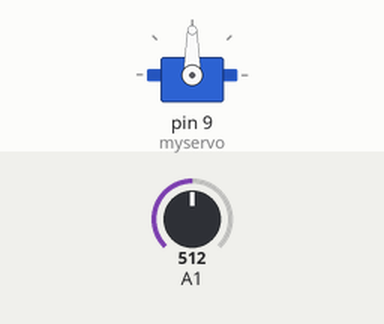
Recording of a sketch running on a simulated Arduino Uno, built with avr-gcc and run on an emulated ATmega328P. On the bench: servo. The test bench sets the inputs (shaded band); at power-on: A1 = 512.

Above: at 1.2 s.
1.3 s: A1 set to 716
At 2.0 s:
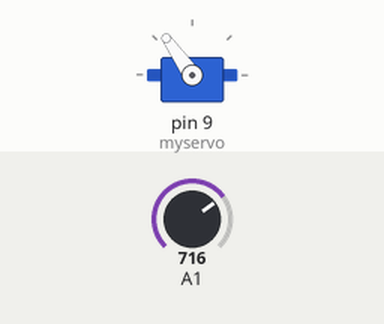
2.8 s: A1 set to 900
At 3.2 s:
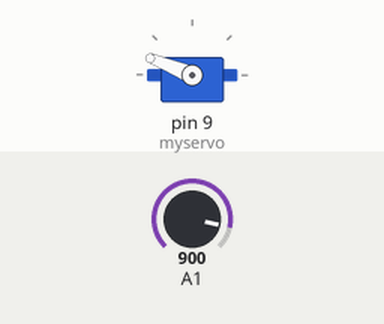
4.3 s: A1 set to 1023
At 5.5 s:
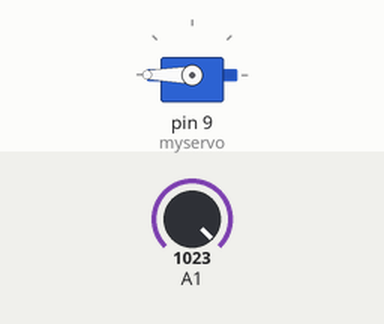
5.8 s: A1 set to 306
At 6.6 s:
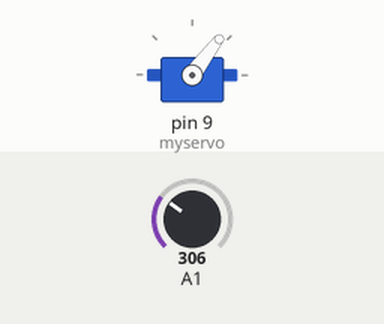
7.3 s: A1 set to 122
At 7.8 s:
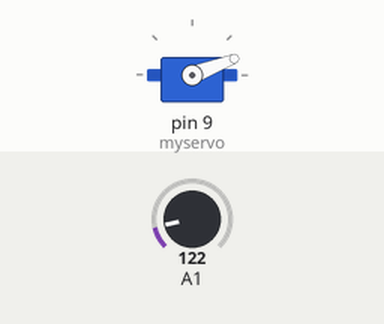
Timing chart, 0 to 9.8 s (numbered marks = the images above; inputs shaded):
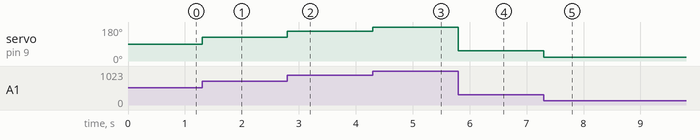

Measured:
- after the input at 1.3 s, servo on pin 9 (myservo): 90° → 125° at once
- after the input at 2.8 s, servo on pin 9 (myservo): 125° → 158° at once
- after the input at 4.3 s, servo on pin 9 (myservo): 158° → 180° at once
- after the input at 5.8 s, servo on pin 9 (myservo): 180° → 53° at once
- after the input at 7.3 s, servo on pin 9 (myservo): 53° → 21° at once

The sketch:

servo.ino
```cpp
#include<Servo.h>
Servo myservo;
void setup() {
  // put your setup code here, to run once:
  myservo.attach(9);
  pinMode(A1,INPUT);
}

void loop() {
  // put your main code here, to run repeatedly:
  int potentiometer_value = analogRead(A1);
  int servo_value = map(potentiometer_value,0,1023,0,180);
  myservo.write(servo_value);
}
```
